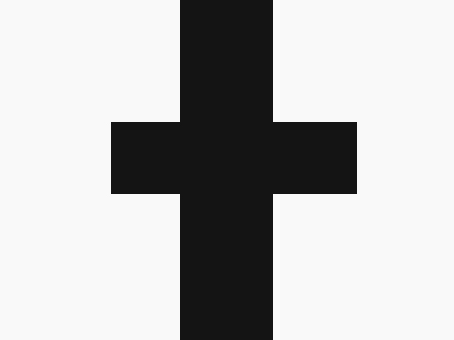
#> input picture img/test_contours_2.jpg, 454 x 340 px, found by its file name
$ python test_findContours.py
#> lines starting #> are read from the running program, lines starting #| are printed output that depends on the picture; after the words box and inside, x2 and y2 are one past the last pixel; in counts of white or black regions, pixels touching at a corner belong together
import cv2
import numpy as np
## 测试findContours
img = cv2.imread(r'img\test_contours_2.jpg')
#> img is the input picture: shape (340, 454, 3); min 19, max 250, mean 185.7
# img = cv2.resize(img, (200,200))
imgray = cv2.cvtColor(img, cv2.COLOR_BGR2GRAY)
cv2.imshow('gray',imgray)
ret, thresh = cv2.threshold(imgray, 127, 255, 0)
#> thresh: shape (340, 454); 72.4% white; 1 black region
contours, hierarchy = cv2.findContours(thresh, cv2.RETR_TREE, cv2.CHAIN_APPROX_SIMPLE)
#> contours = 2 contours; box (x1, y1, x2, y2) and area: (0, 0, 180, 340) 55645, (273, 0, 454, 340) 54889
cv2.imshow('imageshow', img)  # 显示返回值image，其实与输入参数的thresh原图没啥区别
cv2.waitKey(0)

img = cv2.drawContours(img, contours, -1, (0, 255, 0), -1)  # img为三通道才能显示轮廓
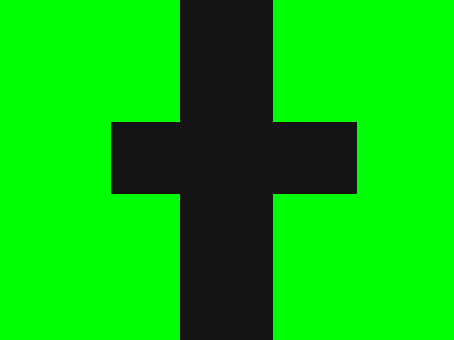
#> img: shape (340, 454, 3); mean B, G, R 5.5, 190.1, 5.5
cv2.imshow('123', img)
cv2.waitKey(0)
cv2.destroyAllWindows()
